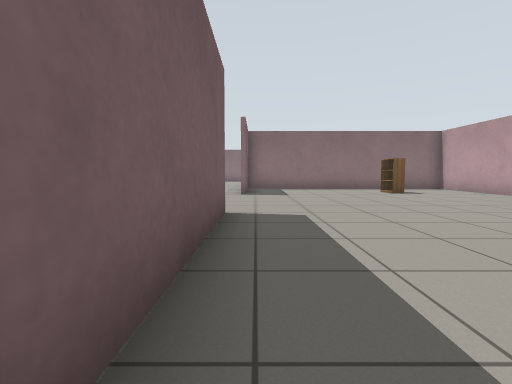
[1] (above)

16 first-person views from a walk through a world built for the Gazebo simulator. The camera is 0.72 m above the floor, tilts 4° down and sees 85° across. The floor is counted in squares, 1 m on a side. Each view is taken from the middle of a square. On the plan, view 1 faces up. The plan holds only what a view shows up to about 10 squares ahead; the rest is blank. Simple patterns stand in for the simulator's built-in surfaces.

[2]
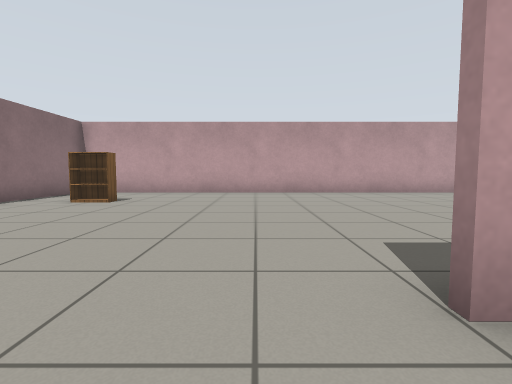

[3]
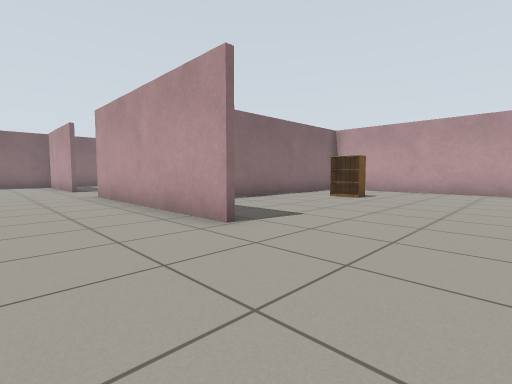

[4]
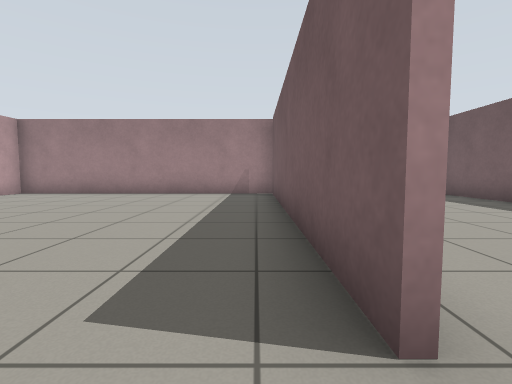

[5]
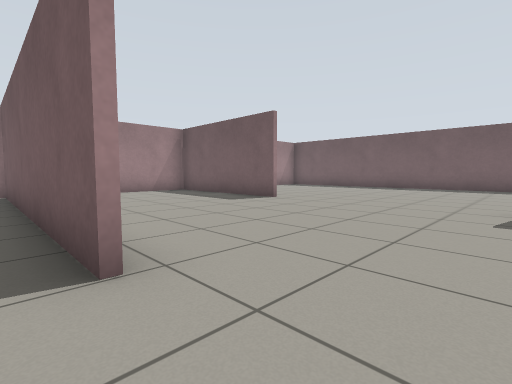

[6]
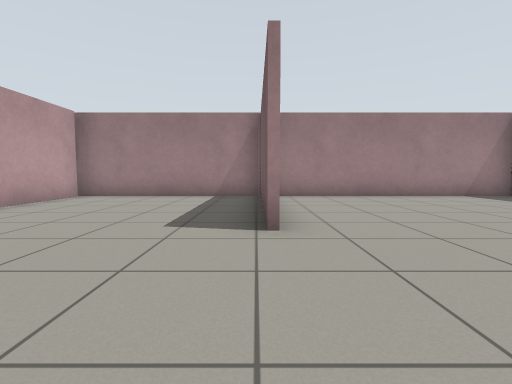

[7]
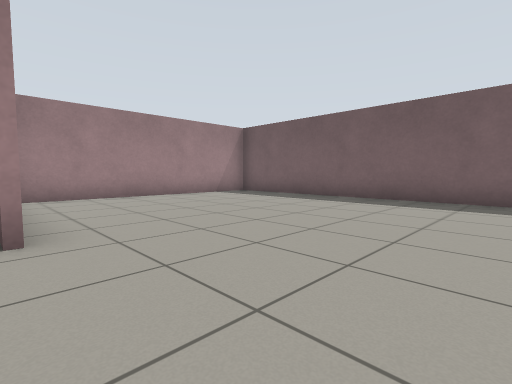

[8]
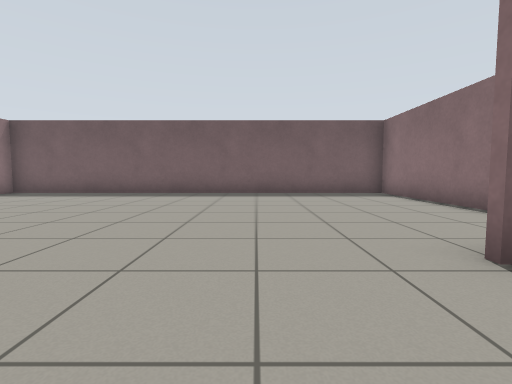

[9]
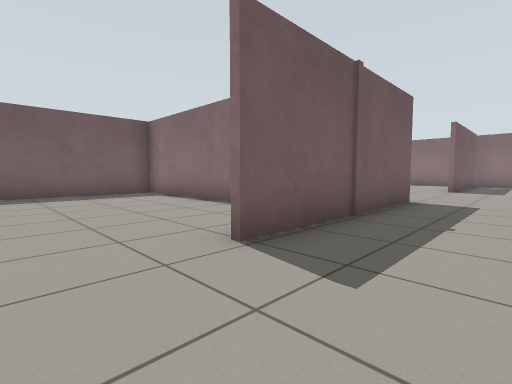

[10]
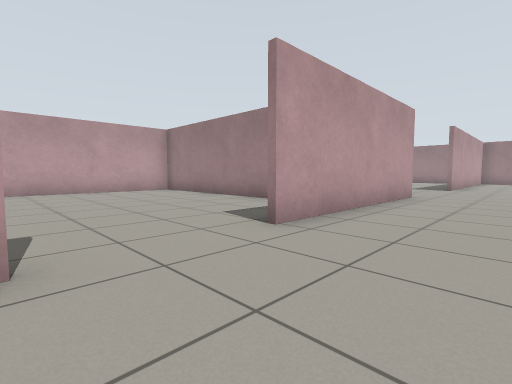

[11]
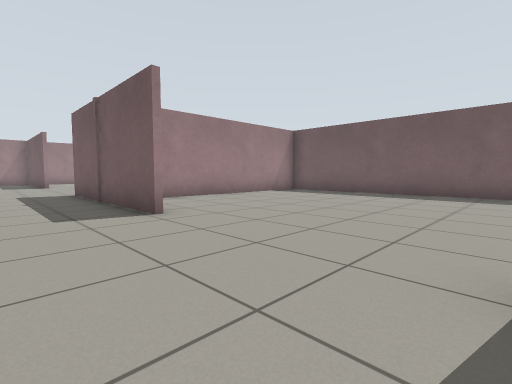

[12]
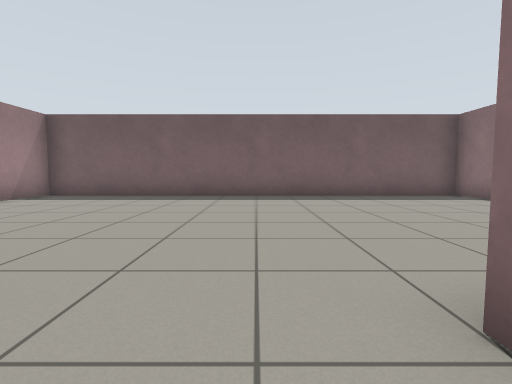

[13]
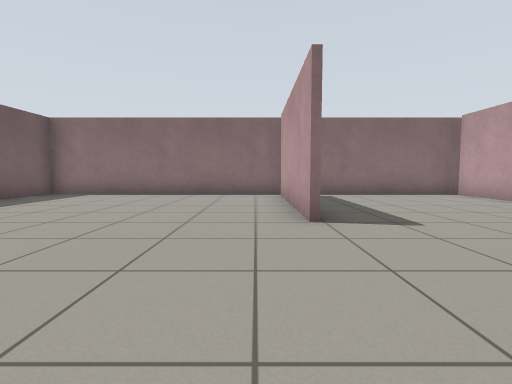

[14]
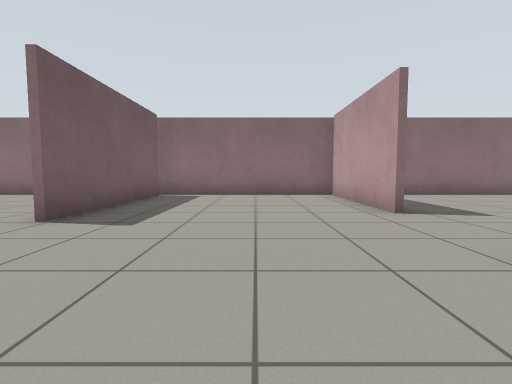

[15]
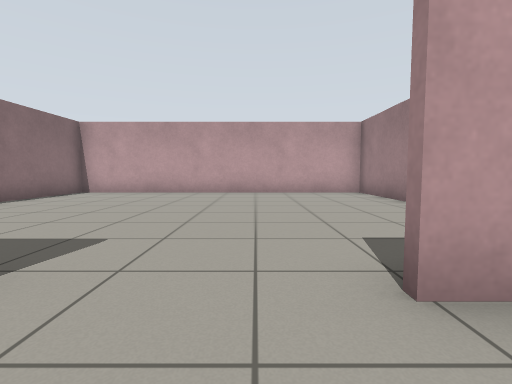

[16]
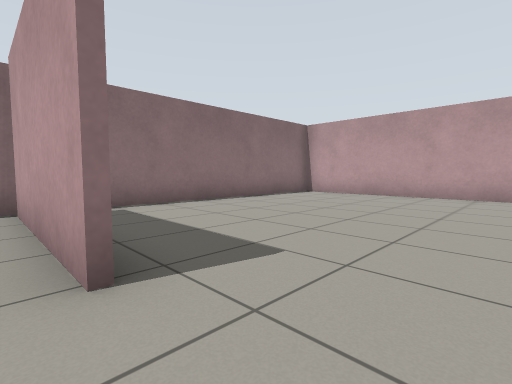

### Floor plan
Ten units are one square. View 1 is at (0, 0); x grows to the right and y downward. Boxes are objects, and circles mark ways between rooms. Rooms are numbered by the first view taken in them; rooms with no view inside come last. Other rooms are left out.
<svg viewBox="-143 -227 228 267">
<path fill="none" stroke="#000" d="M-5 -90 -5 -151M-6 -50 -6 34M-61 -125 -61 -69M-92 -94 -138 -94M-61 -16 -61 31M-62 -170 -62 -219M-138 -95 -60 -95M-5 -179 -5 -220M-7 34 -7 7M-61 -219 -61 -170M0 -222 -137 -222 -137 35 80 35 80 26M80 11 80 -121 23 -121M23 -123 80 -123 80 -222 0 -222"/>
<rect x="45" y="-105" width="10" height="10" fill="#bbb"><title>bookshelf</title></rect>
<circle cx="0" cy="-165" r="3" fill="#2a7"/>
<text x="-40" y="-80">1</text>
<text x="40" y="-170">2</text>
</svg>
Room 1 opens to room 2.

Where each view was taken, in squares from view 1:
view 1: 0 up, 0 right, facing up
view 2: 6 up, 2 left, facing right
view 3: 6 up, 3 left, facing up-right
view 4: 6 up, 0 right, facing down
view 5: 7 up, 0 right, facing down-left
view 6: 5 up, 6 left, facing down
view 7: 5 up, 6 left, facing down-left
view 8: 5 up, 4 left, facing left
view 9: 5 up, 4 left, facing up-left
view 10: 18 up, 3 left, facing down-right
view 11: 17 up, 4 left, facing down-left
view 12: 16 up, 5 left, facing left
view 13: 13 up, 7 left, facing up
view 14: 13 up, 3 left, facing up
view 15: 16 up, 2 left, facing right
view 16: 16 up, 1 left, facing up-right
